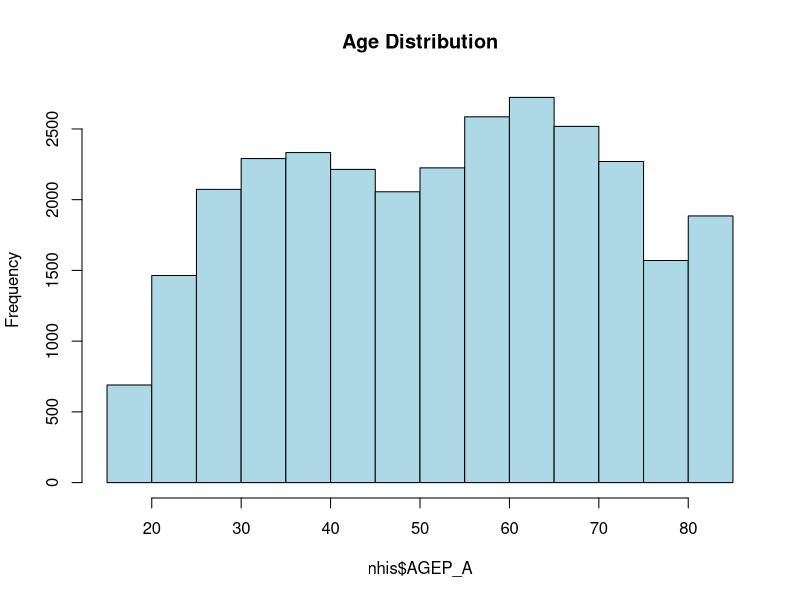
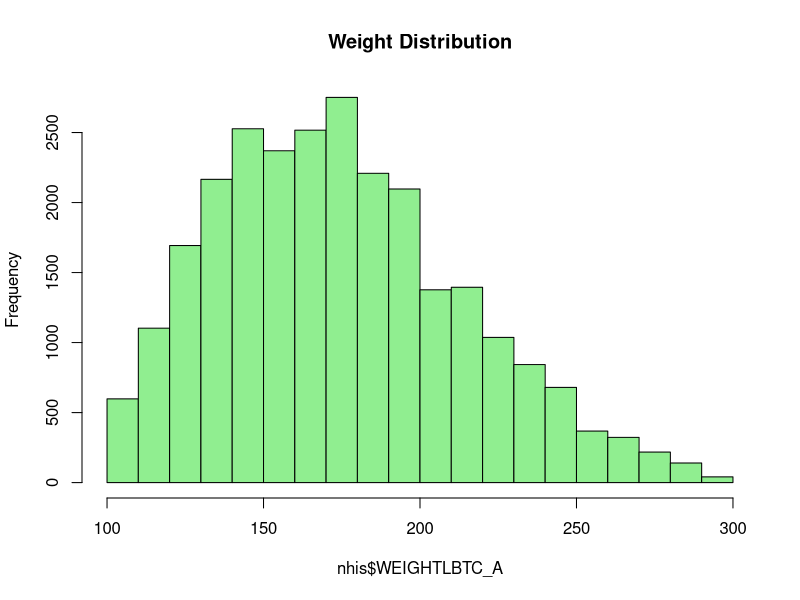
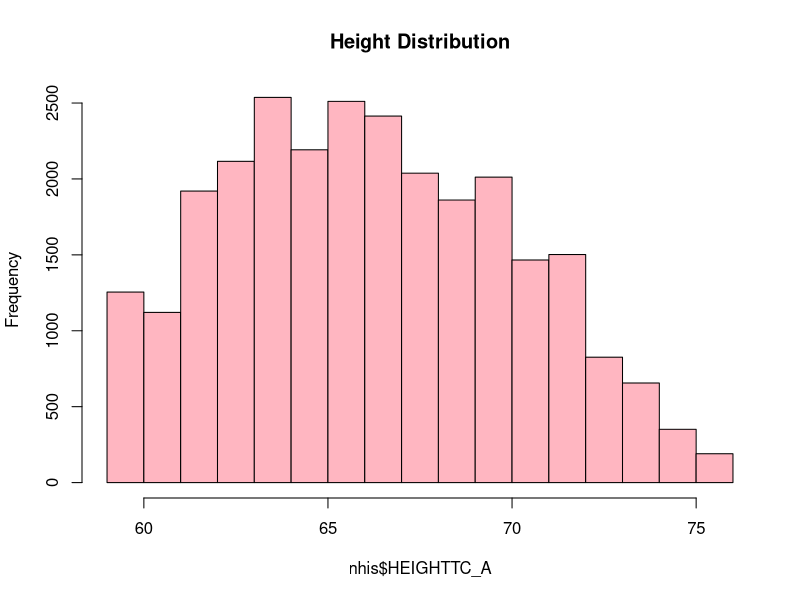
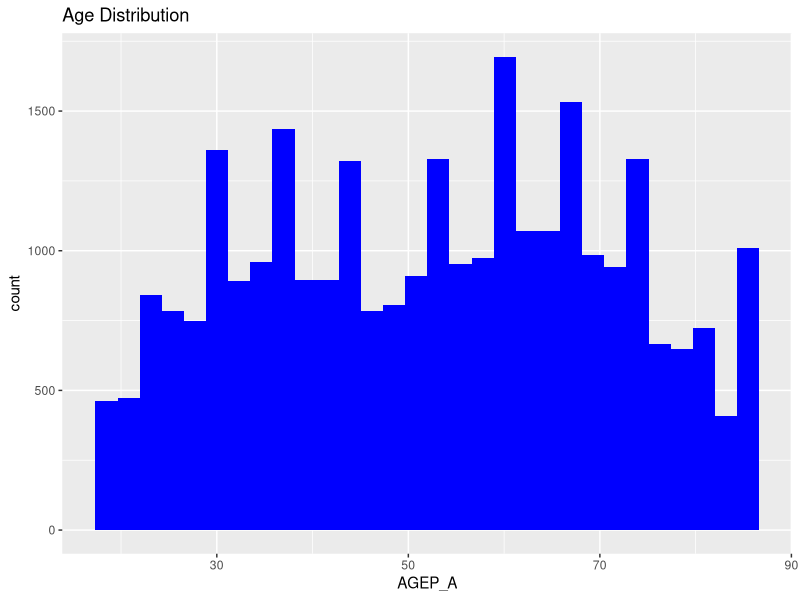
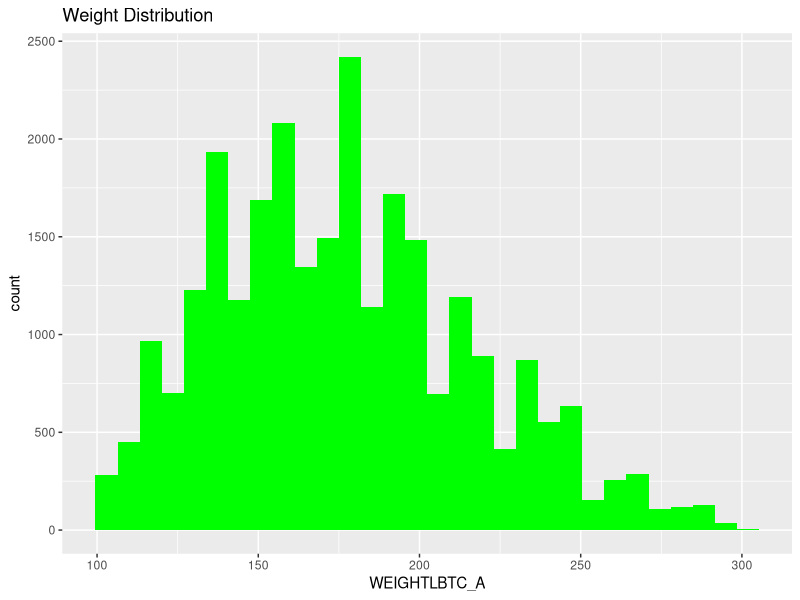
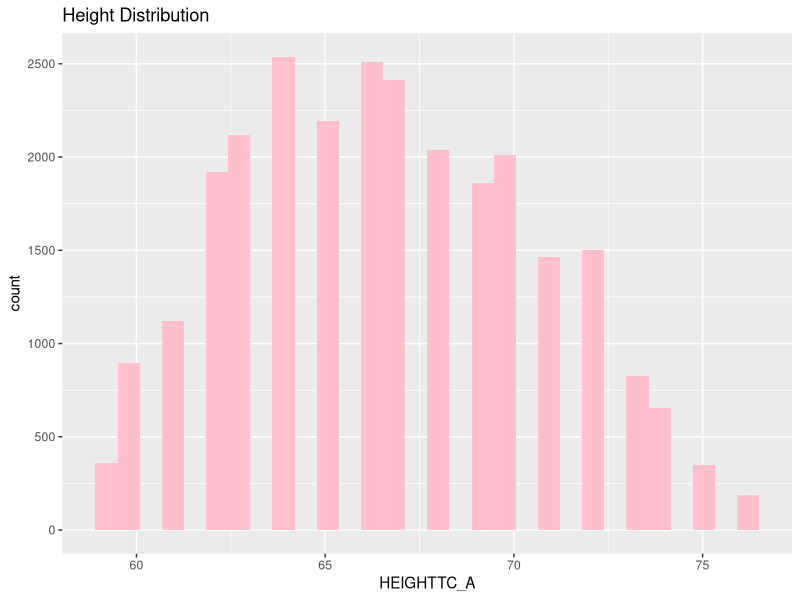
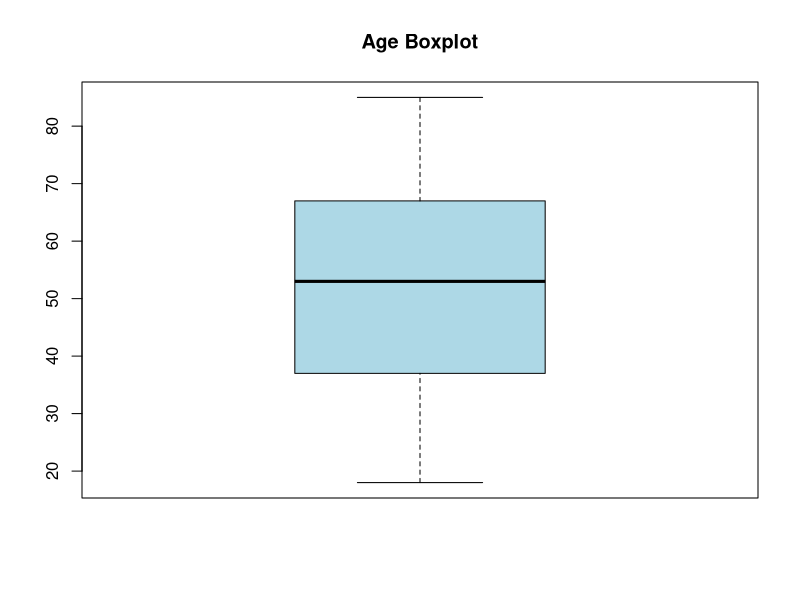
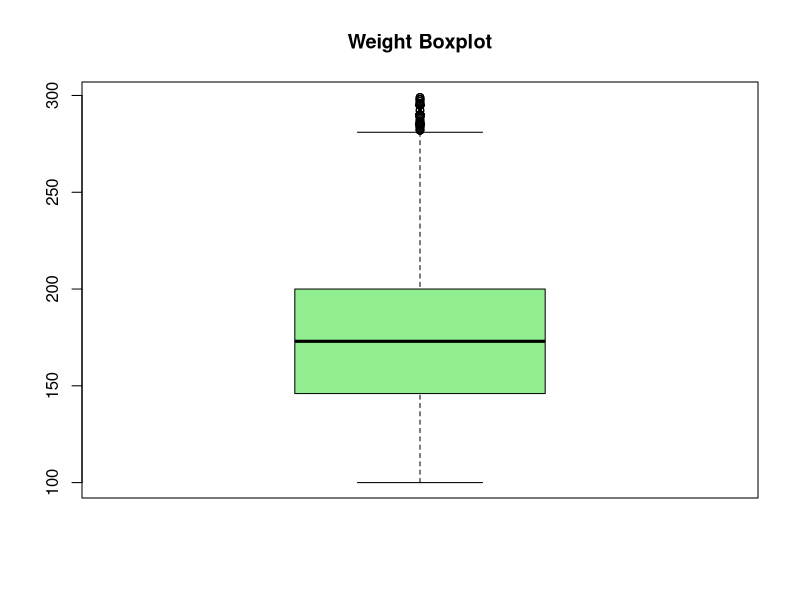

Source code (R) for these figures, in order: (Note: this script raises an error after producing the figures.)
## Day 3: Univariate & Bivariate Analysis & Visualization
###Task 1

library(tidyverse)

nhis <- read.csv("data/nhis_clean.csv")

head(nhis)
names(nhis)

nhis$AGEP_A <- as.numeric(as.character(nhis$AGEP_A))
nhis$WEIGHTLBTC_A <- as.numeric(as.character(nhis$WEIGHTLBTC_A))
nhis$HEIGHTTC_A <- as.numeric(as.character(nhis$HEIGHTTC_A))

nhis$SEX_A <- as.factor(nhis$SEX_A)
nhis$HISPALLP_A <- as.factor(nhis$HISPALLP_A)
nhis$EDUCP_A <- as.factor(nhis$EDUCP_A)
nhis$PHSTAT_A <- as.factor(nhis$PHSTAT_A)
nhis$LSATIS4R_A <- as.factor(nhis$LSATIS4R_A)

summary(nhis$AGEP_A)
summary(nhis$WEIGHTLBTC_A)
summary(nhis$HEIGHTTC_A)

sd(nhis$AGEP_A, na.rm=TRUE)
sd(nhis$WEIGHTLBTC_A, na.rm=TRUE)
sd(nhis$HEIGHTTC_A, na.rm=TRUE)


hist(nhis$AGEP_A, main="Age Distribution", col="lightblue")
hist(nhis$WEIGHTLBTC_A, main="Weight Distribution", col="lightgreen")
hist(nhis$HEIGHTTC_A, main="Height Distribution", col="lightpink")

ggplot(nhis, aes(AGEP_A)) +
  geom_histogram(bins=30, fill="blue") +
  ggtitle("Age Distribution")

ggplot(nhis, aes(WEIGHTLBTC_A)) +
  geom_histogram(bins=30, fill="green") +
  ggtitle("Weight Distribution")

ggplot(nhis, aes(HEIGHTTC_A)) +
  geom_histogram(bins=30, fill="pink") +
  ggtitle("Height Distribution")

boxplot(nhis$AGEP_A, main="Age Boxplot", col="lightblue")
boxplot(nhis$WEIGHTLBTC_A, main="Weight Boxplot", col="lightgreen")
boxplot(nhis$HEIGHTTC_A, main="Height Boxplot", col="lightpink")

ggplot(nhis, aes(y=AGEP_A)) +
  geom_boxplot() +
  ggtitle("Age Boxplot")

ggplot(nhis, aes(y=WEIGHTLBTC_A)) +
  geom_boxplot() +
  ggtitle("Weight Boxplot")

ggplot(nhis, aes(y=HEIGHTTC_A)) +
  geom_boxplot() +
  ggtitle("Height Boxplot")

table(nhis$SEX_A)
table(nhis$HISPALLP_A)
table(nhis$EDUCP_A)
table(nhis$PHSTAT_A)
table(nhis$LSATIS4R_A)

barplot(table(nhis$SEX_A), main="Sex Distribution", col="lightblue")
barplot(table(nhis$HISPALLP_A), main="Race/Ethnicity", col="lightgreen")
barplot(table(nhis$EDUCP_A), main="Education", col="pink")
barplot(table(nhis$PHSTAT_A), main="Health Status", col="orange")
barplot(table(nhis$LSATIS4R_A), main="Life Satisfaction", col="purple")

ggplot(nhis, aes(SEX_A)) +
  geom_bar(fill="blue") +
  ggtitle("Sex Distribution")

ggplot(nhis, aes(HISPALLP_A)) +
  geom_bar(fill="green") +
  ggtitle("Race/Ethnicity")

ggplot(nhis, aes(EDUCP_A)) +
  geom_bar(fill="pink") +
  ggtitle("Education")

ggplot(nhis, aes(PHSTAT_A)) +
  geom_bar(fill="orange") +
  ggtitle("Health Status")

ggplot(nhis, aes(LSATIS4R_A)) +
  geom_bar(fill="purple") +
  ggtitle("Life Satisfaction")

nhis <- read.csv("data/nhis_clean.csv")
head(nhis)

str(nhis)


hist(nhis$AGEP_A)
